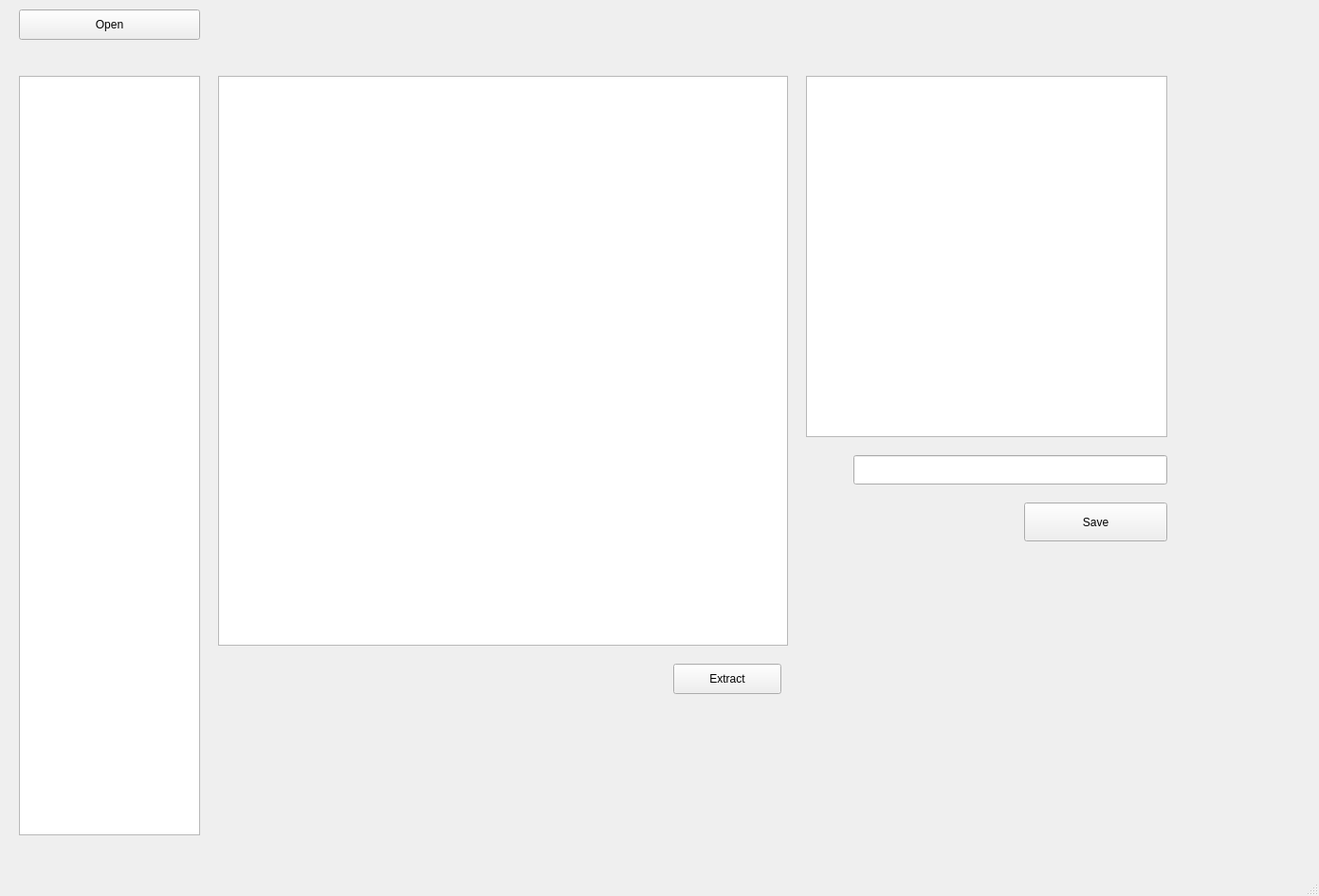
<?xml version="1.0" encoding="UTF-8"?>
<ui version="4.0">
 <class>MainWindow</class>
 <widget class="QMainWindow" name="MainWindow">
  <property name="geometry">
   <rect>
    <x>0</x>
    <y>0</y>
    <width>1391</width>
    <height>945</height>
   </rect>
  </property>
  <property name="windowTitle">
   <string>MainWindow</string>
  </property>
  <widget class="QWidget" name="centralwidget">
   <widget class="QPushButton" name="open_btn">
    <property name="geometry">
     <rect>
      <x>20</x>
      <y>10</y>
      <width>191</width>
      <height>32</height>
     </rect>
    </property>
    <property name="text">
     <string>Open</string>
    </property>
   </widget>
   <widget class="QListView" name="images_listView">
    <property name="geometry">
     <rect>
      <x>20</x>
      <y>80</y>
      <width>191</width>
      <height>801</height>
     </rect>
    </property>
   </widget>
   <widget class="QGraphicsView" name="char_graphicsView">
    <property name="geometry">
     <rect>
      <x>230</x>
      <y>80</y>
      <width>601</width>
      <height>601</height>
     </rect>
    </property>
   </widget>
   <widget class="QGraphicsView" name="result_graphicsView">
    <property name="geometry">
     <rect>
      <x>850</x>
      <y>80</y>
      <width>381</width>
      <height>381</height>
     </rect>
    </property>
   </widget>
   <widget class="QLineEdit" name="name_lineEdit">
    <property name="geometry">
     <rect>
      <x>900</x>
      <y>480</y>
      <width>331</width>
      <height>31</height>
     </rect>
    </property>
   </widget>
   <widget class="QPushButton" name="save_btn">
    <property name="geometry">
     <rect>
      <x>1080</x>
      <y>530</y>
      <width>151</width>
      <height>41</height>
     </rect>
    </property>
    <property name="text">
     <string>Save</string>
    </property>
   </widget>
   <widget class="QPushButton" name="extract_btn">
    <property name="geometry">
     <rect>
      <x>710</x>
      <y>700</y>
      <width>114</width>
      <height>32</height>
     </rect>
    </property>
    <property name="text">
     <string>Extract</string>
    </property>
   </widget>
  </widget>
  <widget class="QMenuBar" name="menubar">
   <property name="geometry">
    <rect>
     <x>0</x>
     <y>0</y>
     <width>1391</width>
     <height>22</height>
    </rect>
   </property>
  </widget>
  <widget class="QStatusBar" name="statusbar"/>
 </widget>
 <resources/>
 <connections/>
</ui>
